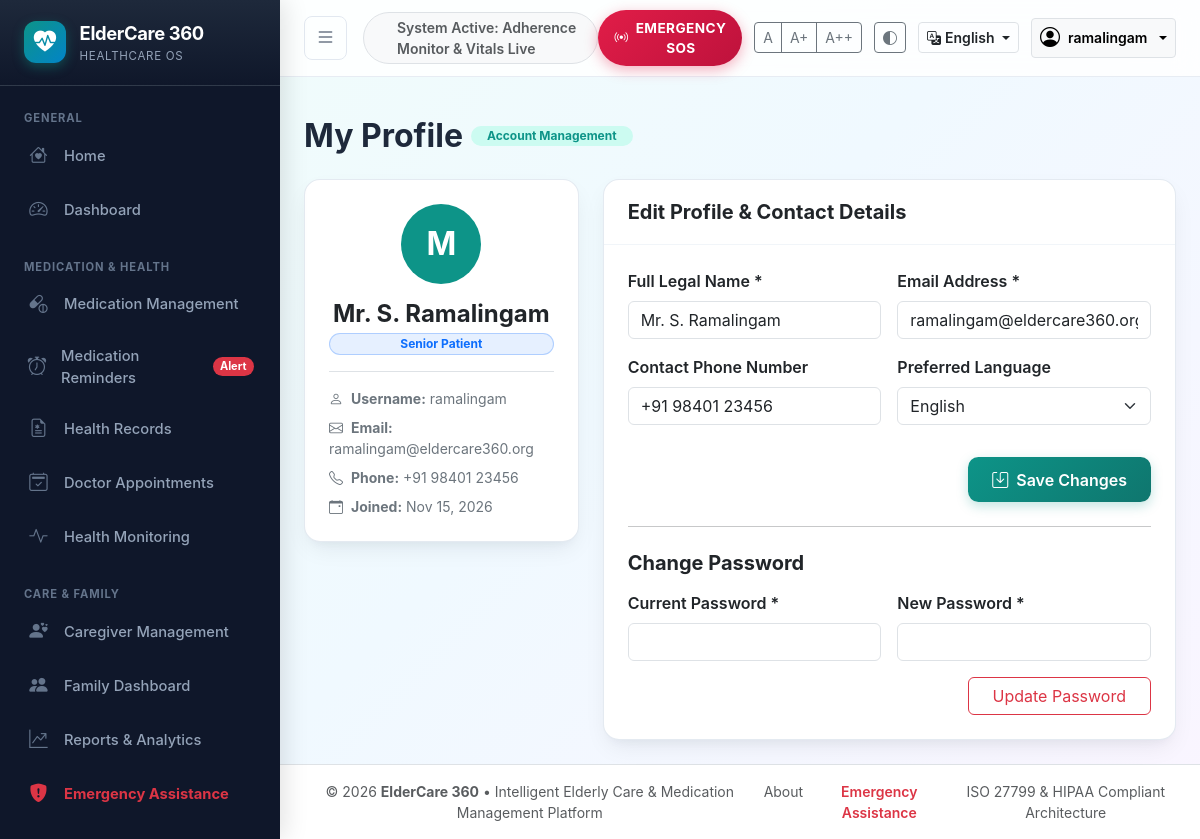
Screenshot of /profile (signed in) with the database file from the repository.
### models.py (models this page shows, shortened)
class User(db.Model):
    __tablename__ = 'users'
    id = db.Column(db.Integer, primary_key=True)
    username = db.Column(db.String(64), unique=True, nullable=False, index=True)
    email = db.Column(db.String(120), unique=True, nullable=False, index=True)
    password_hash = db.Column(db.String(256), nullable=False)
    full_name = db.Column(db.String(100), nullable=False)
    phone = db.Column(db.String(20), nullable=True)
    role = db.Column(db.String(20), nullable=False, default='elderly')
    preferred_language = db.Column(db.String(10), default='en') # 'en' or 'ta'
    accessibility_font = db.Column(db.String(20), default='normal') # 'normal', 'large', 'xlarge'
    created_at = db.Column(db.DateTime, default=datetime.utcnow)
    patient_profile = db.relationship('PatientProfile', backref='user', uselist=False, cascade="all, delete-orphan")
    medications = db.relationship('Medication', backref='patient', lazy='dynamic', cascade="all, delete-orphan")
    vitals = db.relationship('HealthVital', foreign_keys='HealthVital.patient_id', backref='patient', lazy='dynamic', cascade="all, delete-orphan")
    appointments = db.relationship('DoctorAppointment', backref='patient', lazy='dynamic', cascade="all, delete-orphan")
    emergency_contacts = db.relationship('EmergencyContact', backref='patient', lazy='dynamic', cascade="all, delete-orphan")
    emergency_alerts = db.relationship('EmergencyAlert', foreign_keys='EmergencyAlert.patient_id', backref='patient', lazy='dynamic', cascade="all, delete-orphan")
    notifications = db.relationship('Notification', backref='user', lazy='dynamic', cascade="all, delete-orphan")

### app.py (the view)
@app.route('/profile')
@login_required
def profile():
    return render_template('auth/profile.html')

### app.py (called while the page is built)
@app.context_processor
def inject_global_context():
    lang = session.get('lang', 'en')
    current_user = None
    if 'user_id' in session:
        current_user = db.session.get(User, session['user_id'])
    def _t(key, default=None):
        return translate(key, lang=lang, default=default)
    return {
        '_t': _t,
        'current_user': current_user,
        'today_formatted': date.today().strftime('%A, %B %d, %Y')
    }

def login_required(f):
    from functools import wraps
    @wraps(f)
    def decorated_function(*args, **kwargs):
        if 'user_id' not in session:
            flash('Please sign in to access this healthcare module.', 'info')
            return redirect(url_for('login', next=request.url))
        return f(*args, **kwargs)
    return decorated_function

### translations.py (called while the page is built)
def translate(key, lang='en', default=None):
    lang_dict = TRANSLATIONS.get(lang, TRANSLATIONS['en'])
    if key in lang_dict:
        return lang_dict[key]
    return TRANSLATIONS['en'].get(key, default or key)

### templates/auth/profile.html (shortened to what this page needs)
{% extends 'base.html' %}
{% block content %}
<div class="container-fluid px-4 py-4">
  <div class="d-flex align-items-center gap-2 mb-4">
    <h2 class="fw-bold mb-0">{{ _t('profile') }}</h2>
    <span class="badge bg-teal-soft text-teal px-3 py-1 rounded-pill" style="background: var(--teal-soft); color: var(--teal-primary);">
      Account Management
    </span>
  </div>
  <div class="row g-4">
    <div class="col-lg-4">
      <div class="card card-healthcare text-center p-4">
        <div class="rounded-circle bg-teal text-white d-flex align-items-center justify-content-center fw-bold mx-auto mb-3" style="width: 80px; height: 80px; font-size: 2rem; background: var(--teal-primary);">
          {{ current_user.full_name[0] }}
        </div>
        <h4 class="fw-bold mb-1">{{ current_user.full_name }}</h4>
        <span class="badge bg-primary bg-opacity-10 text-primary border border-primary border-opacity-25 px-3 py-1 rounded-pill mb-3">
          {{ _t('role_' + current_user.role) }}
        </span>
        <div class="text-start small border-top pt-3 text-secondary">
          <p class="mb-2"><i class="bi bi-person text-teal me-2"></i><strong>Username:</strong> {{ current_user.username }}</p>
          <p class="mb-2"><i class="bi bi-envelope text-teal me-2"></i><strong>Email:</strong> {{ current_user.email }}</p>
          <p class="mb-2"><i class="bi bi-telephone text-teal me-2"></i><strong>Phone:</strong> {{ current_user.phone or 'Not set' }}</p>
          <p class="mb-0"><i class="bi bi-calendar-event text-teal me-2"></i><strong>Joined:</strong> {{ current_user.created_at.strftime('%b %d, %Y') }}</p>
        </div>
      </div>
    </div>
    <div class="col-lg-8">
      <div class="card card-healthcare">
        <div class="card-header-styled">
          <h5 class="fw-bold mb-0">Edit Profile &amp; Contact Details</h5>
        </div>
        <div class="card-body p-4">
          <form action="{{ url_for('update_profile') }}" method="POST">
            <div class="row g-3">
              <div class="col-md-6">
                <label class="form-label fw-semibold">Full Legal Name *</label>
                <input type="text" name="full_name" class="form-control" value="{{ current_user.full_name }}" required>
              </div>
              <div class="col-md-6">
                <label class="form-label fw-semibold">Email Address *</label>
                <input type="email" name="email" class="form-control" value="{{ current_user.email }}" required>
              </div>
              <div class="col-md-6">
                <label class="form-label fw-semibold">Contact Phone Number</label>
                <input type="text" name="phone" class="form-control" value="{{ current_user.phone or '' }}" placeholder="+91 98401 23456">
              </div>
              <div class="col-md-6">
                <label class="form-label fw-semibold">Preferred Language</label>
                <select name="preferred_language" class="form-select">
                  <option value="en" {% if current_user.preferred_language == 'en' %}selected{% endif %}>English</option>
                </select>
              </div>
              <div class="col-12 text-end pt-3">
                <button type="submit" class="btn btn-primary-teal px-4">
                  <i class="bi bi-save me-1"></i> Save Changes
                </button>
              </div>
            </div>
          </form>
          <hr class="my-4">
          <h5 class="fw-bold mb-3">Change Password</h5>
          <form action="{{ url_for('change_password') }}" method="POST">
            <div class="row g-3">
              <div class="col-md-6">
                <label class="form-label fw-semibold">Current Password *</label>
                <input type="password" name="current_password" class="form-control" required>
              </div>
              <div class="col-md-6">
                <label class="form-label fw-semibold">New Password *</label>
                <input type="password" name="new_password" class="form-control" minlength="6" required>
              </div>
              <div class="col-12 text-end">
                <button type="submit" class="btn btn-outline-danger px-4">
                  Update Password
                </button>
              </div>
            </div>
          </form>
        </div>
      </div>
    </div>
  </div>
</div>
{% endblock %}

### templates/base.html (shortened to what this page needs)
<!DOCTYPE html>
<html lang="{{ session.get('lang', 'en') }}" data-font-size="normal" data-theme="default">
<head>
  <link rel="stylesheet" href="{{ url_for('static', filename='css/bootstrap.min.css') }}">
  <link rel="stylesheet" href="{{ url_for('static', filename='css/bootstrap-icons.min.css') }}">
  <link rel="stylesheet" href="{{ url_for('static', filename='css/style.css') }}">
</head>
<body>
<div id="app-layout">
  <aside id="left-sidebar" class="left-sidebar">
    <a href="{{ url_for('home') }}" class="sidebar-brand">
      <div class="brand-logo-icon">
        <i class="bi bi-heart-pulse-fill"></i>
      </div>
      <div class="brand-text">
        <span class="brand-title">{{ _t('app_name') }}</span>
        <span class="brand-sub">Healthcare OS</span>
      </div>
    </a>
    <div class="sidebar-nav-container">
      <div class="sidebar-section-label">General</div>
      <ul class="sidebar-nav-list">
        <li class="sidebar-nav-item">
          <a href="{{ url_for('home') }}" class="sidebar-nav-link {% if request.path == '/' %}active{% endif %}">
            <i class="bi bi-house-heart"></i>
            <span class="link-text">{{ _t('nav_home') }}</span>
          </a>
        </li>
        <li class="sidebar-nav-item">
          <a href="{{ url_for('dashboard') }}" class="sidebar-nav-link {% if request.path == '/dashboard' %}active{% endif %}">
            <i class="bi bi-speedometer2"></i>
            <span class="link-text">{{ _t('nav_dashboard') }}</span>
          </a>
        </li>
      </ul>
      <div class="sidebar-section-label mt-3">Medication & Health</div>
      <ul class="sidebar-nav-list">
        <li class="sidebar-nav-item">
          <a href="{{ url_for('medications') }}" class="sidebar-nav-link {% if request.path.startswith('/medications') %}active{% endif %}">
            <i class="bi bi-capsule-pill"></i>
            <span class="link-text">{{ _t('nav_medications') }}</span>
          </a>
        </li>
        <li class="sidebar-nav-item">
          <a href="{{ url_for('reminders') }}" class="sidebar-nav-link {% if request.path == '/reminders' %}active{% endif %}">
            <i class="bi bi-alarm"></i>
            <span class="link-text">{{ _t('nav_reminders') }}</span>
            <span class="badge bg-danger rounded-pill ms-auto">Alert</span>
          </a>
        </li>
        <li class="sidebar-nav-item">
          <a href="{{ url_for('health_records') }}" class="sidebar-nav-link {% if request.path == '/health-records' %}active{% endif %}">
            <i class="bi bi-file-earmark-medical"></i>
            <span class="link-text">{{ _t('nav_health_records') }}</span>
          </a>
        </li>
        <li class="sidebar-nav-item">
          <a href="{{ url_for('appointments') }}" class="sidebar-nav-link {% if request.path.startswith('/appointments') %}active{% endif %}">
            <i class="bi bi-calendar2-check"></i>
            <span class="link-text">{{ _t('nav_appointments') }}</span>
          </a>
        </li>
        <li class="sidebar-nav-item">
          <a href="{{ url_for('health_monitoring') }}" class="sidebar-nav-link {% if request.path == '/health-monitoring' %}active{% endif %}">
            <i class="bi bi-activity"></i>
            <span class="link-text">{{ _t('nav_monitoring') }}</span>
          </a>
        </li>
      </ul>
      <div class="sidebar-section-label mt-3">Care & Family</div>
      <ul class="sidebar-nav-list">
        <li class="sidebar-nav-item">
          <a href="{{ url_for('caregivers') }}" class="sidebar-nav-link {% if request.path == '/caregivers' %}active{% endif %}">
            <i class="bi bi-person-hearts"></i>
            <span class="link-text">{{ _t('nav_caregivers') }}</span>
          </a>
        </li>
        <li class="sidebar-nav-item">
          <a href="{{ url_for('family_dashboard') }}" class="sidebar-nav-link {% if request.path == '/family-dashboard' %}active{% endif %}">
            <i class="bi bi-people-fill"></i>
            <span class="link-text">{{ _t('nav_family') }}</span>
          </a>
        </li>
        <li class="sidebar-nav-item">
          <a href="{{ url_for('reports') }}" class="sidebar-nav-link {% if request.path == '/reports' %}active{% endif %}">
            <i class="bi bi-graph-up-arrow"></i>
            <span class="link-text">{{ _t('nav_reports') }}</span>
          </a>
        </li>
        <li class="sidebar-nav-item">
          <a href="{{ url_for('emergency') }}" class="sidebar-nav-link {% if request.path == '/emergency' %}active{% endif %}" style="color: #fb7185;">
            <i class="bi bi-shield-fill-exclamation text-danger"></i>
            <span class="link-text text-danger fw-bold">{{ _t('nav_emergency') }}</span>
          </a>
        </li>
      </ul>
      <div class="sidebar-section-label mt-3">System</div>
    </div>
  </aside>
  <div id="main-wrapper" class="main-wrapper">
    <header class="top-header">
      <div class="top-header-left">
        <button id="sidebar-toggle-btn" class="btn-sidebar-toggle" title="Toggle Navigation Sidebar">
          <i class="bi bi-list fs-5"></i>
        </button>
        <div class="d-none d-md-flex align-items-center gap-2 px-3 py-1 bg-light rounded-pill border">
          <span class="small fw-semibold text-muted">System Active: Adherence Monitor & Vitals Live</span>
        </div>
      </div>
      <div class="top-header-right">
        <button type="button" class="btn-emergency-header" onclick="triggerEmergencySOS({{ current_user.id if current_user and current_user.role == 'elderly' else 'null' }})">
          <i class="bi bi-broadcast"></i>
          <span>{{ _t('emergency_sos_btn') }}</span>
        </button>
        <div class="btn-group btn-group-sm" role="group" title="Adjust Font Size for Senior Readability">
          <button type="button" class="btn btn-outline-secondary" onclick="setFontSize('normal')" title="Normal Font">A</button>
          <button type="button" class="btn btn-outline-secondary" onclick="setFontSize('large')" title="Large Font">A+</button>
          <button type="button" class="btn btn-outline-secondary" onclick="setFontSize('xlarge')" title="Extra Large Font">A++</button>
        </div>
        <button class="btn btn-sm btn-outline-secondary" onclick="toggleHighContrast()" title="Toggle High Contrast Mode">
          <i class="bi bi-circle-half"></i>
        </button>
        <div class="dropdown">
          <button class="btn btn-sm btn-outline-teal dropdown-toggle d-flex align-items-center gap-1 border" type="button" data-bs-toggle="dropdown">
            <i class="bi bi-translate text-teal"></i>
            <span class="fw-semibold">{{ 'தமிழ்' if session.get('lang') == 'ta' else 'English' }}</span>
          </button>
        </div>
        {% if current_user %}
          <div class="dropdown">
            <button class="btn btn-sm btn-light dropdown-toggle d-flex align-items-center gap-2 border" type="button" data-bs-toggle="dropdown">
              <i class="bi bi-person-circle fs-5 text-teal"></i>
              <span class="d-none d-sm-inline fw-semibold">{{ current_user.username }}</span>
            </button>
          </div>
        {% else %}
          <a href="{{ url_for('login') }}" class="btn btn-sm btn-outline-teal">{{ _t('login') }}</a>
          <a href="{{ url_for('register') }}" class="btn btn-sm btn-primary-teal text-white">{{ _t('register') }}</a>
        {% endif %}
      </div>
    </header>
    <main class="flex-grow-1">
      <div class="container-fluid px-4 pt-3">
      </div>
      {% block content %}{% endblock %}
    </main>
    <footer class="mt-auto py-3 bg-white border-top text-center text-muted small">
      <div class="container-fluid px-4 d-flex flex-column flex-md-row justify-content-between align-items-center gap-2">
        <div>
          &copy; 2026 <strong>{{ _t('app_name') }}</strong> &bull; {{ _t('tagline') }}
        </div>
        <div class="d-flex gap-3">
          <a href="{{ url_for('about') }}" class="text-decoration-none text-muted">{{ _t('nav_about') }}</a>
          <a href="{{ url_for('emergency') }}" class="text-decoration-none text-danger fw-semibold">{{ _t('nav_emergency') }}</a>
          <span class="text-muted">ISO 27799 &amp; HIPAA Compliant Architecture</span>
        </div>
      </div>
    </footer>
  </div>
</div>
</body>
</html>

### rows the page displays
User: username "ramalingam", full_name "M", full_name "Mr. S. Ramalingam", role "Senior Patient", email "ramalingam@eldercare360.org", phone "+91 98401 23456", created_at "Nov 15, 2026", preferred_language "English"

### other values shown
{{ _t('app_name') }} "ElderCare 360"
{{ _t('nav_home') }} "Home"
{{ _t('nav_dashboard') }} "Dashboard"
{{ _t('nav_medications') }} "Medication Management"
{{ _t('nav_reminders') }} "Medication Reminders"
{{ _t('nav_health_records') }} "Health Records"
{{ _t('nav_appointments') }} "Doctor Appointments"
{{ _t('nav_monitoring') }} "Health Monitoring"
{{ _t('nav_caregivers') }} "Caregiver Management"
{{ _t('nav_family') }} "Family Dashboard"
{{ _t('nav_reports') }} "Reports & Analytics"
{{ _t('nav_emergency') }} "Emergency Assistance"
{{ _t('emergency_sos_btn') }} "EMERGENCY SOS"
{{ 'தமிழ்' if session.get('lang') == 'ta' else 'English' }} "English"
{{ _t('profile') }} "My Profile"
